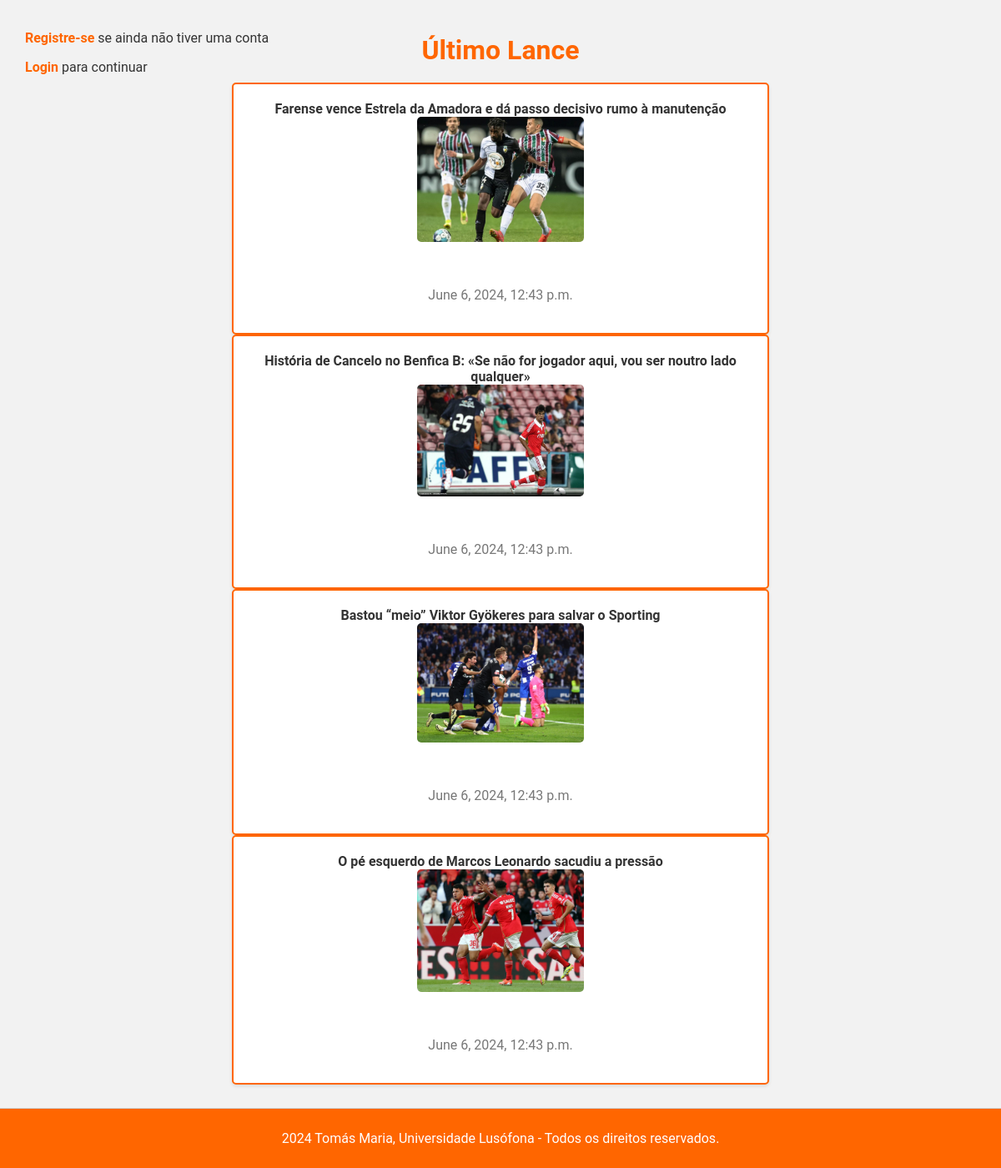
Screenshot of /noticias/ with the database file from the repository.
### noticias/models.py (models this page shows, shortened)
class Noticia(models.Model):
    nome = models.CharField(max_length=100, verbose_name='Nome da Noticia')
    titulo = models.CharField(max_length=100, verbose_name='Titulo', default='')
    autor = models.ForeignKey(Autor, on_delete=models.CASCADE, related_name='noticias', verbose_name='Autor da Noticia', default='Nome do Autor Padrão')
    foto = models.ImageField(verbose_name='Capa da Noticia')
    idade = models.IntegerField(verbose_name='Ano da Noticia')
    texto = models.CharField(max_length=10000, verbose_name='Corpo da Noticia')
    data_postagem = models.DateTimeField(auto_now_add=True, verbose_name='Data de Postagem')  # Adicionado com valor padrão

### noticias/views.py (the view)
# urls.py: path('', views.pagina_inicial, name='pagina_inicial'),
def pagina_inicial(request):
    noticias = Noticia.objects.all()
    return render(request, 'noticias/pagina_inicial.html', {'noticias': noticias})

### noticias/templates/noticias/pagina_inicial.html (shortened to what this page needs)
<!DOCTYPE html>
<html lang="en">
<head>
</head>
<body>
    <div class="auth-menu">
        {% if user.is_authenticated %}
            <div class="login">
                <p>Logado como {{ user.username }}</p>
            </div>
            <div class="logout">
                <p><a href="{% url 'noticias:logout' %}" class="auth-link">Logout</a></p>
            </div>
        {% else %}
            <div class="login">
                <div class="register">
                    <p><a href="{% url 'noticias:registro' %}" class="auth-link">Registre-se</a> se ainda não tiver uma conta</p>
                </div>
                <p><a href="{% url 'noticias:login' %}" class="auth-link">Login</a> para continuar</p>
            </div>
        {% endif %}
    </div>
    <h1>Último Lance</h1>
    <ul>
    {% for noticia in noticias %}
        <li>
            <a href="{% url 'noticias:detalhes_noticia' noticia.nome %}" class="title">{{ noticia.titulo }}</a><br>
            <img src="{{ noticia.foto.url }}" alt="Capa da Notícia" width="200"><br>
            <p class="date">{{ noticia.data_postagem }}</p>
        </li>
    {% endfor %}
    </ul>
    <footer>
        <p>2024 Tomás Maria, Universidade Lusófona - Todos os direitos reservados.</p>
    </footer>
</body>
</html>

### noticias/templates/noticias/pagina_inicial.html (style rules this page uses)
body { font-family: 'Roboto', sans-serif; background-color: #f2f2f2; color: #333; margin: 0; padding: 20px; padding-bottom: 100px; position: relative; }
h1 { color: #ff6600; text-align: center; margin-bottom: 20px; }
ul { list-style-type: none; padding: 0; margin: 0; }
li { background-color: #fff; margin: 0 auto; padding: 20px; border: 2px solid #ff6600; border-radius: 5px; box-shadow: 0 2px 4px rgba(0, 0, 0, 0.1); transition: box-shadow 0.3s ease; max-width: 600px; text-align: center; position: relative; }
a { color: #333; text-decoration: none; font-weight: bold; }
img { display: block; margin: 0 auto 30px; max-width: 100%; height: auto; border-radius: 5px; }
.title { color: #333; margin-bottom: 100px; }
.date { margin-top: 5px; color: #777; }
footer { background-color: #ff6600; color: white; text-align: center; padding: 10px 0; position: fixed; bottom: 0; width: 100%; border-top: 1px solid #ccc; left: 0; right: 0; }
.auth-menu { position: absolute; top: 20px; left: 20px; display: flex; align-items: center; }
.auth-link { color: #ff6600; text-decoration: none; margin-left: 10px; }

### rows the page displays
Noticia: titulo "Farense vence Estrela da Amadora e dá passo decisivo rumo à manutenção", foto (picture), data_postagem "June 6, 2024, 12:43 p.m."
Noticia: titulo "História de Cancelo no Benfica B: «Se não for jogador aqui, vou ser noutro lado qualquer»", foto (picture), data_postagem "June 6, 2024, 12:43 p.m."
Noticia: titulo "Bastou “meio” Viktor Gyökeres para salvar o Sporting", foto (picture), data_postagem "June 6, 2024, 12:43 p.m."
Noticia: titulo "O pé esquerdo de Marcos Leonardo sacudiu a pressão", foto (picture), data_postagem "June 6, 2024, 12:43 p.m."
